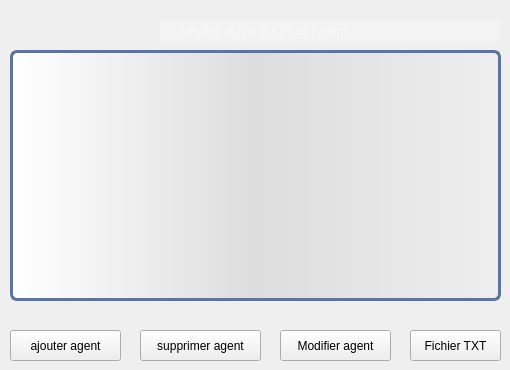
    <widget class="QWidget" name="page_10">
     <widget class="QLineEdit" name="rechercher_6">
      <property name="geometry">
       <rect>
        <x>160</x>
        <y>20</y>
        <width>341</width>
        <height>21</height>
       </rect>
      </property>
      <property name="styleSheet">
       <string notr="true">QLineEdit {
    background: #f3f3f3;
    background-image: url(:/img/search.png); /* actual size, e.g. 16x16 */
    background-repeat: no-repeat;
    background-position: left;
    color: white;
    font-family: SegoeUI;
    font-size: 12px;
  border-top: 3px transparent;
            border-bottom: 3px transparent;
            border-right: 10px transparent;
            border-left: 10px transparent;
    padding: 2 2 2 20; /* left padding (last number) must be more than the icon's width */
}</string>
      </property>
      <property name="cursorPosition">
       <number>0</number>
      </property>
      <property name="placeholderText">
       <string>veuillez ecrire le CIN de l'agent...</string>
      </property>
     </widget>
     <widget class="QPushButton" name="supprimer_6">
      <property name="geometry">
       <rect>
        <x>140</x>
        <y>330</y>
        <width>121</width>
        <height>31</height>
       </rect>
      </property>
      <property name="text">
       <string>supprimer agent</string>
      </property>
     </widget>
     <widget class="QTableView" name="tabagent">
      <property name="geometry">
       <rect>
        <x>10</x>
        <y>50</y>
        <width>491</width>
        <height>251</height>
       </rect>
      </property>
      <property name="styleSheet">
       <string notr="true">QTableView {border: 3px solid #5E749C;text-align: top;padding: 4px;border-radius: 7px;border-bottom-left-radius: 7px;background: QLinearGradient( x1: 0, y1: 0, x2: 1, y2: 0,stop: 0 #fff, stop: 1 #eee,stop: 0.5 #ddd,stop: 1 #eee );width: 15px;}
QTableView::item:focus{selection-background-color: yellow;}
QScrollBar:vertical{ width: 20px; background: none; /* only these sort effect about width ...*/}
QScrollBar::handle:vertical{ border: 3px solid #5E749C;text-align: top;padding: 4px;border-radius: 5px; border-bottom-left-radius: 5px;background: QLinearGradient( x1: 0, y1: 0, x2: 1, y2: 0,stop: 0 #fff, stop: 1 #eee,stop: 0.5 #ddd,stop: 1 #eee ); width: 25px; min-height: 20px; max-height: 25px; /*these sort no effect*/ }
QScrollBar::add-page:vertical {border: 3px solid red;text-align: top;padding: 4px;border-radius: 5px; border-bottom-left-radius: 5px;background:  red; /* adding width: xx px; sorting no effect .. why? */}
QScrollBar::sub-page:vertical {border: 3px solid green;text-align: top;padding: 4px;border-radius: 5px; border-bottom-left-radius: 5px;background:  green; /* adding width: xx px; sorting no effect .. why? */ }

</string>
      </property>
     </widget>
     <widget class="QPushButton" name="modifier_6">
      <property name="geometry">
       <rect>
        <x>280</x>
        <y>330</y>
        <width>111</width>
        <height>31</height>
       </rect>
      </property>
      <property name="text">
       <string>Modifier agent</string>
      </property>
     </widget>
     <widget class="QPushButton" name="ajouter_6">
      <property name="geometry">
       <rect>
        <x>10</x>
        <y>330</y>
        <width>111</width>
        <height>31</height>
       </rect>
      </property>
      <property name="text">
       <string>ajouter agent</string>
      </property>
     </widget>
     <widget class="QPushButton" name="fichiertxt_agent">
      <property name="geometry">
       <rect>
        <x>410</x>
        <y>330</y>
        <width>91</width>
        <height>31</height>
       </rect>
      </property>
      <property name="styleSheet">
       <string notr="true">/*QPushButton {
            color: white;
            border-image: url(:/img/button.png) 3 10 3 10;
            border-top: 3px transparent;
            border-bottom: 3px transparent;
            border-right: 10px transparent;
            border-left: 10px transparent;
        }</string>
      </property>
      <property name="text">
       <string>Fichier TXT</string>
      </property>
     </widget>
    </widget>
